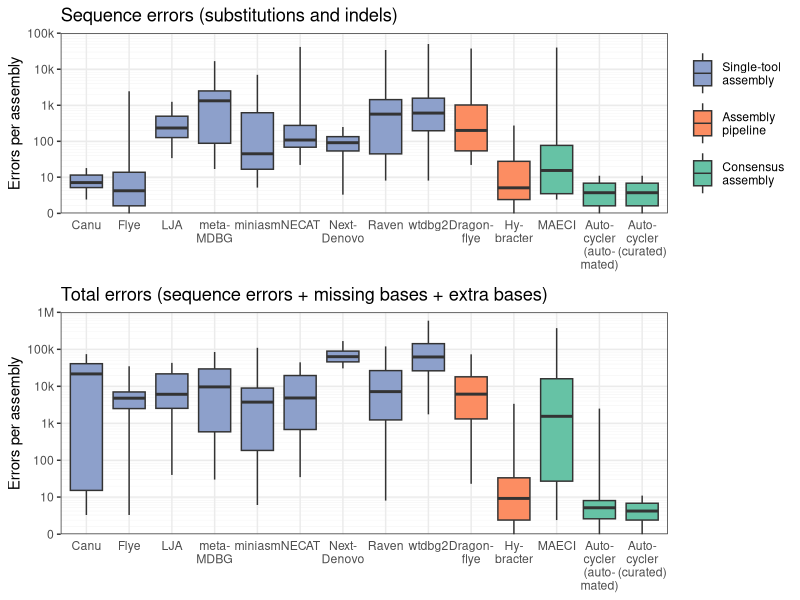
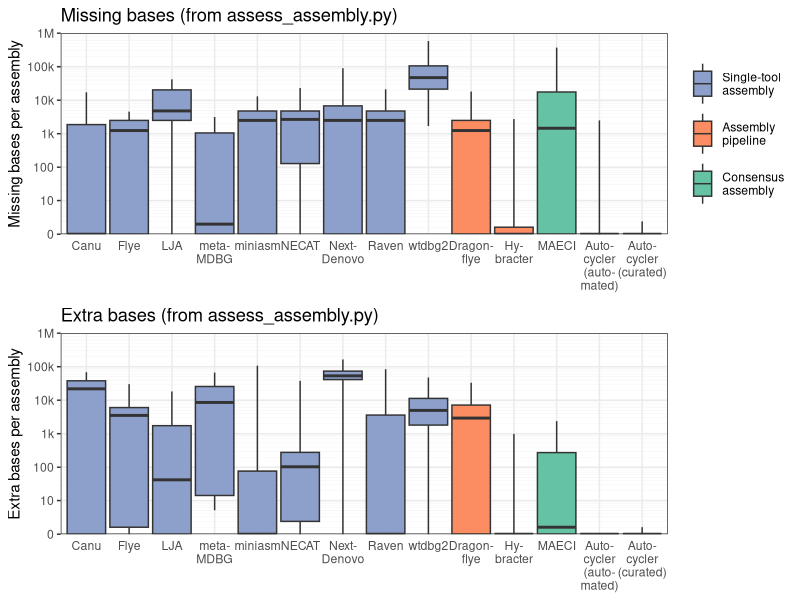
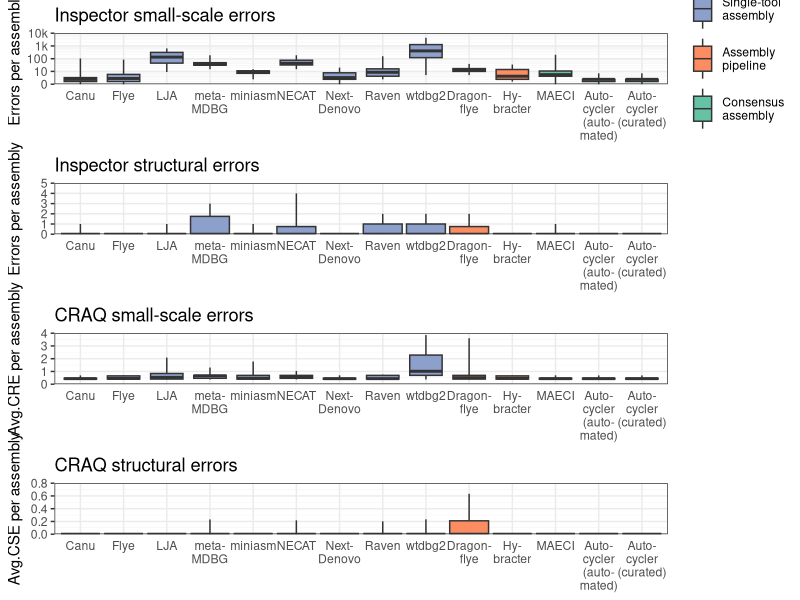

Generate these figures, in order, with R:
## ---- chunk 1
library(tidyverse)
library(knitr)
library(cowplot)
library(readxl)

opts_chunk$set(dpi=300, fig.path='plots/', echo=TRUE, dev=c('png','pdf'), warning=FALSE, message=FALSE)
pdf.options(useDingbats = FALSE)
## ---- chunk 2
df <- read_excel("tables.xlsx", sheet = "Table S2 - Assembly results", skip = 1)

df$`Total error count` <- df$`Error count` + df$`Extra assembly bases` + df$`Missing assembly bases`

df$Assembler <- factor(df$Assembler, levels = c("Canu", "Flye", "LJA", "metaMDBG", "miniasm", "NECAT", "NextDenovo", "Raven", "wtdbg2", "Dragonflye", "Hybracter", "MAECI", "Autocycler", "Autocycler-curated"))
## ---- chunk 3
y_breaks <- c(0, 10, 100, 1000, 10000, 100000, 1000000)
y_minor_breaks <- c(seq(0, 10),
                    seq(20, 100, 10),
                    seq(200, 1000, 100),
                    seq(2000, 10000, 1000),
                    seq(20000, 100000, 10000),
                    seq(200000, 1000000, 100000))
y_labels <- c("0", "10", "100", "1k", "10k", "100k", "1M")

x_axis_labels <- function(x) {
  x <- as.character(x)
  x[x == "metaMDBG"] <- "meta-\nMDBG"
  x[x == "NextDenovo"] <- "Next-\nDenovo"
  x[x == "Dragonflye"] <- "Dragon-\nflye"
  x[x == "Hybracter"] <- "Hy-\nbracter"
  x[x == "Autocycler"] <- "Auto-\ncycler\n(auto-\nmated)"
  x[x == "Autocycler-curated"] <- "Auto-\ncycler\n(curated)"
  x
}

assembler_type <- function(x) {
  factor(case_when(
    x %in% c("Canu", "Flye", "LJA", "metaMDBG", "miniasm", "NECAT", "NextDenovo", "Raven", "wtdbg2") ~ "Single-tool\nassembly",
    x %in% c("Dragonflye", "Hybracter") ~ "Assembly\npipeline",
    x %in% c("MAECI", "Autocycler", "Autocycler-curated") ~ "Consensus\nassembly"
  ), levels = c("Single-tool\nassembly", "Assembly\npipeline", "Consensus\nassembly"))
}

assembler_type_colours <- c("Single-tool\nassembly" = "#8da0cb",
                            "Assembly\npipeline"    = "#fc8d62",
                            "Consensus\nassembly"   = "#66c2a5")

p1 <- ggplot(df, aes(x = Assembler, y = `Error count`, fill = assembler_type(Assembler))) +
  geom_boxplot(coef = Inf) +
  scale_y_continuous(trans = scales::pseudo_log_trans(base = 10), expand = c(0, 0), limits = c(0, 100000),
                     breaks = y_breaks, minor_breaks = y_minor_breaks, labels = y_labels) +
  scale_x_discrete(labels = x_axis_labels) +
  scale_fill_manual(values = assembler_type_colours) +
  theme_bw() +
  theme(axis.ticks.x = element_blank(), panel.grid.minor = element_line(size = 0.1),
        legend.key.height = unit(2.5, "lines")) +
  guides(fill = guide_legend(title = NULL)) +
  labs(title="Sequence errors (substitutions and indels)", x=NULL, y="Errors per assembly")

p2 <- ggplot(df, aes(x = Assembler, y = `Total error count`, fill = assembler_type(Assembler))) +
  geom_boxplot(coef = Inf) +
  scale_y_continuous(trans = scales::pseudo_log_trans(base = 10), expand = c(0, 0), limits = c(0, 1000000),
                     breaks = y_breaks, minor_breaks = y_minor_breaks, labels = y_labels) +
  scale_x_discrete(labels = x_axis_labels) +
  scale_fill_manual(values = assembler_type_colours) +
  theme_bw() +
  theme(legend.position = "none", axis.ticks.x = element_blank(), panel.grid.minor = element_line(size = 0.1)) +
  labs(title="Total errors (sequence errors + missing bases + extra bases)", x=NULL, y="Errors per assembly")

plot_grid(p1, p2, ncol=1, rel_heights=c(0.87, 1), align="v")
## ---- chunk 4
box_stats <- df %>%
  group_by(Assembler) %>%
  summarise(ymin = min(`Missing assembly bases`),
            lower = quantile(`Missing assembly bases`, 0.25),
            middle = median(`Missing assembly bases`),
            upper = quantile(`Missing assembly bases`, 0.75),
            ymax = max(`Missing assembly bases`))

p1 <- ggplot(box_stats, aes(x = Assembler, fill = assembler_type(Assembler))) +
  geom_boxplot(aes(ymin = ymin, lower = lower, middle = middle, upper = upper, ymax = ymax), stat = "identity") +
  scale_y_continuous(trans = scales::pseudo_log_trans(base = 10), expand = c(0, 0), limits = c(0, 1000000),
                     breaks = y_breaks, minor_breaks = y_minor_breaks, labels = y_labels) +
  scale_x_discrete(labels = x_axis_labels) +
  scale_fill_manual(values = assembler_type_colours) +
  theme_bw() +
  theme(axis.ticks.x = element_blank(), panel.grid.minor = element_line(size = 0.1),
        legend.key.height = unit(2.5, "lines")) +
  guides(fill = guide_legend(title = NULL)) +
  labs(title="Missing bases (from assess_assembly.py)", x=NULL, y="Missing bases per assembly")

box_stats <- df %>%
  group_by(Assembler) %>%
  summarise(ymin = min(`Extra assembly bases`),
            lower = quantile(`Extra assembly bases`, 0.25),
            middle = median(`Extra assembly bases`),
            upper = quantile(`Extra assembly bases`, 0.75),
            ymax = max(`Extra assembly bases`))

p2 <- ggplot(box_stats, aes(x = Assembler, fill = assembler_type(Assembler))) +
  geom_boxplot(aes(ymin = ymin, lower = lower, middle = middle, upper = upper, ymax = ymax), stat = "identity") +
  scale_y_continuous(trans = scales::pseudo_log_trans(base = 10), expand = c(0, 0), limits = c(0, 1000000),
                     breaks = y_breaks, minor_breaks = y_minor_breaks, labels = y_labels) +
  scale_x_discrete(labels = x_axis_labels) +
  scale_fill_manual(values = assembler_type_colours) +
  theme_bw() +
  theme(legend.position = "none", axis.ticks.x = element_blank(), panel.grid.minor = element_line(size = 0.1)) +
  labs(title="Extra bases (from assess_assembly.py)", x=NULL, y="Extra bases per assembly")

plot_grid(p1, p2, ncol=1, align="v")
## ---- chunk 5
df %>%
  filter(Assembler == "Autocycler") %>%
  summarise(
    min = min(`Error count`, na.rm = TRUE),
    median = median(`Error count`, na.rm = TRUE),
    max = max(`Error count`, na.rm = TRUE)
  )
## ---- chunk 6
p1 <- ggplot(df, aes(x = Assembler, y = `Total small-scale assembly error`, fill = assembler_type(Assembler))) +
  geom_boxplot(coef=Inf) +
  scale_y_continuous(trans = scales::pseudo_log_trans(base = 10), expand = c(0, 0), limits = c(0, 10000),
                     breaks = y_breaks, minor_breaks = y_minor_breaks, labels = y_labels) +
  scale_x_discrete(labels = x_axis_labels) +
  scale_fill_manual(values = assembler_type_colours) +
  theme_bw() +
  theme(axis.ticks.x = element_blank(), panel.grid.minor = element_line(size = 0.1),
        legend.key.height = unit(2.5, "lines")) +
  guides(fill = guide_legend(title = NULL)) +
  labs(title="Inspector small-scale errors", x=NULL, y="Errors per assembly")

box_stats <- df %>%
  group_by(Assembler) %>%
  summarise(ymin = min(`Structural error`),
            lower = quantile(`Structural error`, 0.25),
            middle = median(`Structural error`),
            upper = quantile(`Structural error`, 0.75),
            ymax = max(`Structural error`))

p2 <- ggplot(box_stats, aes(x = Assembler, fill = assembler_type(Assembler))) +
  geom_boxplot(aes(ymin = ymin, lower = lower, middle = middle, upper = upper, ymax = ymax), stat = "identity") +
  scale_y_continuous(expand = c(0, 0), limits = c(0, 5), minor_breaks = NULL) +
  scale_x_discrete(labels = x_axis_labels) +
  scale_fill_manual(values = assembler_type_colours) +
  theme_bw() +
  theme(legend.position = "none", axis.ticks.x = element_blank(), panel.grid.minor = element_line(size = 0.1)) +
  labs(title="Inspector structural errors", x=NULL, y="Errors per assembly")

p3 <- ggplot(df, aes(x = Assembler, y = `Avg.CRE`, fill = assembler_type(Assembler))) +
  geom_boxplot(coef=1000) +
  scale_y_continuous(expand = c(0, 0), limits = c(0, 4)) +
  scale_x_discrete(labels = x_axis_labels) +
  scale_fill_manual(values = assembler_type_colours) +
  theme_bw() +
  theme(legend.position = "none", axis.ticks.x = element_blank(), panel.grid.minor = element_line(size = 0.1)) +
  guides(fill = guide_legend(title = NULL)) +
  labs(title="CRAQ small-scale errors", x=NULL, y="Avg.CRE per assembly")

box_stats <- df %>%
  group_by(Assembler) %>%
  summarise(ymin = min(`Avg.CSE`),
            lower = quantile(`Avg.CSE`, 0.25),
            middle = median(`Avg.CSE`),
            upper = quantile(`Avg.CSE`, 0.75),
            ymax = max(`Avg.CSE`))

p4 <- ggplot(box_stats, aes(x = Assembler, fill = assembler_type(Assembler))) +
  geom_boxplot(aes(ymin = ymin, lower = lower, middle = middle, upper = upper, ymax = ymax), stat = "identity") +
  scale_y_continuous(expand = c(0, 0), limits = c(0, 0.8)) +
  scale_x_discrete(labels = x_axis_labels) +
  scale_fill_manual(values = assembler_type_colours) +
  theme_bw() +
  theme(legend.position = "none", axis.ticks.x = element_blank(), panel.grid.minor = element_line(size = 0.1)) +
  labs(title="CRAQ structural errors", x=NULL, y="Avg.CSE per assembly")

plot_grid(p1, p2, p3, p4, ncol=1, align="v")
